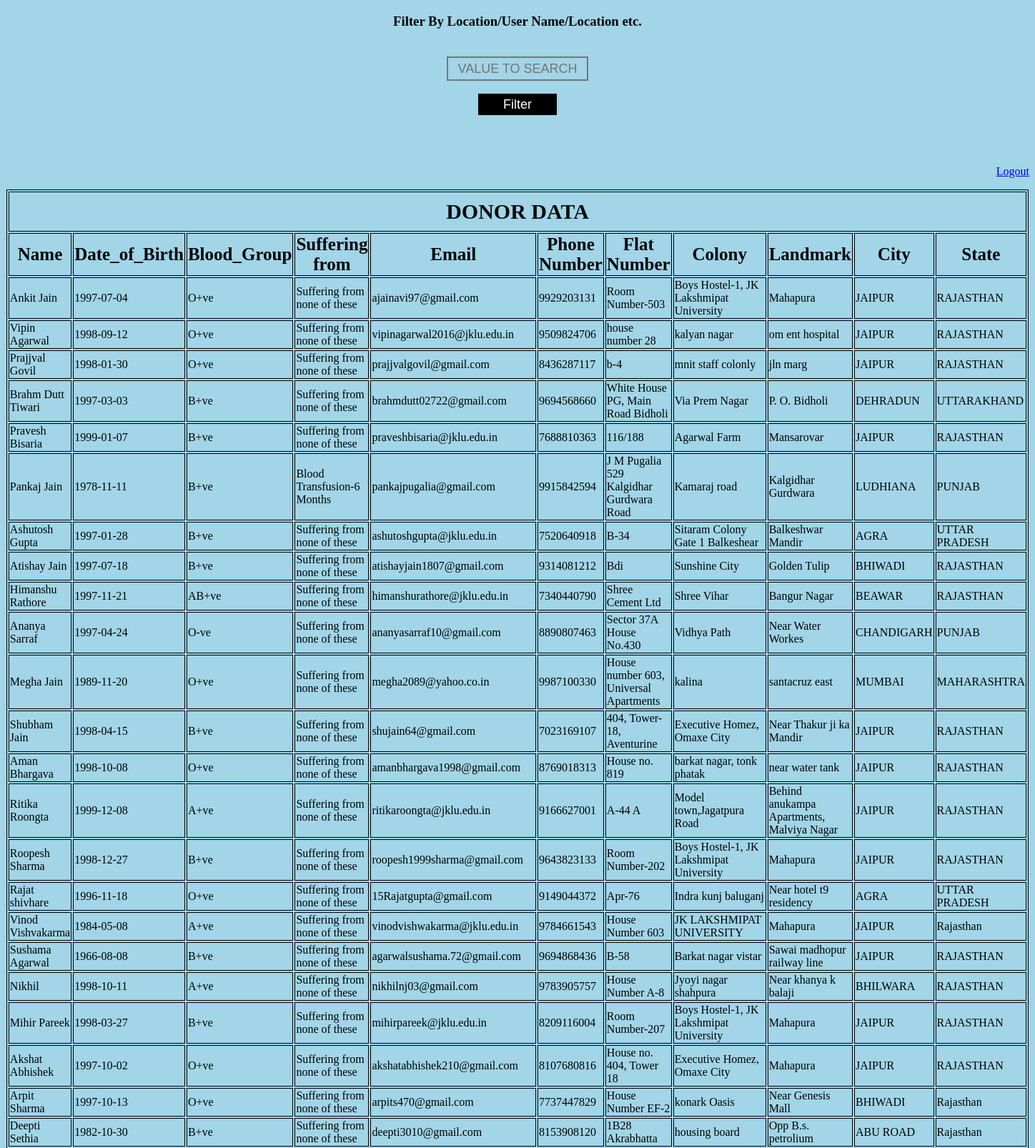
/donor_data.php (upper part), run on the app's committed database.
### tables this page shows
CREATE TABLE IF NOT EXISTS `donor` (
  `name` text NOT NULL,
  `date_of _birth` date NOT NULL,
  `blood_group` varchar(100) NOT NULL,
  `suffering_from` text NOT NULL,
  `email` varchar(100) NOT NULL,
  `number1` text NOT NULL,
  `flat` text NOT NULL,
  `colony` varchar(100) NOT NULL,
  `landmark` varchar(100) NOT NULL,
  `city` text NOT NULL,
  `state` text NOT NULL
);

### donor_data.php (the view, shortened to what this page needs)
<?php
if(isset($_POST['filter']))
{
    $value = $_POST['value'];
    $query = "SELECT * FROM `donor` WHERE CONCAT(`name`, `date_of _birth`, `blood_group`, `suffering_from`, `email`, `number1`, `flat`, `colony`, `landmark`, `city`, `state`) LIKE '%".$value."%'";
    $search_result = filterTable($query);
}
 else {
    $query = "SELECT * FROM `donor`";
    $search_result = filterTable($query);
}
function filterTable($query)
{
    $connect = mysqli_connect("localhost", "root", "", "lifeshare");
    $filter_Result = mysqli_query($connect, $query);
    return $filter_Result;
}
?>
<!DOCTYPE html>
<html>
    <head>
    </head>
    <body class="c2">
        <form action="donor_data.php" method="post">
             <center> <h3> Filter By Location/User Name/Location etc.</h3></center>
          <center>  <input class="c4" type="text" name="value" placeholder="VALUE TO SEARCH"><br><br></center>
           <center><input class="c6" type="submit" name="filter" value="Filter"><br><br></center>
          <br><br>
          <p align="right"><a href="logout.php">Logout</a></p>
            <table class="c8">
                     <th colspan="11"  class="c3"> DONOR DATA </th>
                <tr>
                    <th class="c1">Name</th>
                    <th class="c1" >Date_of_Birth</th>
                    <th class="c1">Blood_Group</th>
                    <th class="c1">Suffering from</th>
                    <th class="c1">Email</th>
                    <th class="c1">Phone Number</th>
                    <th class="c1">Flat Number</th>
                    <th class="c1">Colony</th>
                    <th class="c1">Landmark</th>
                    <th class="c1">City</th>
                    <th class="c1">State</th>
                </tr>
                <?php while($row = mysqli_fetch_array($search_result)):?>
                <tr>
                    <td><?php echo $row['name'];?></td>
                    <td><?php echo $row['date_of _birth'];?></td>
                    <td><?php echo $row['blood_group'];?></td>
                    <td><?php echo $row['suffering_from'];?></td>
                    <td><?php echo $row['email'];?></td>
                    <td><?php echo $row['number1'];?></td>
                    <td><?php echo $row['flat'];?></td>
                    <td><?php echo $row['colony'];?></td>
                    <td><?php echo $row['landmark'];?></td>
                    <td><?php echo $row['city'];?></td>
                    <td><?php echo $row['state'];?></td>
                </tr>
                <?php endwhile;?>
            </table>
    </body>
</html>

### donor_data.php (style rules this page uses)
table,tr,th,td { border: 1px solid black; }
.c1 { color: black; font-weight: bold; font-size: 25px }
.c2 { background-color: #A1D5E7; background-size: cover; }
.c3 { font-size: 30px; color: #0C0B0B; padding: 10px; }
.c4 { height: 28px; width: 190px; background: transparent; border-style: double; color: #0C0B0B; font-size: 18px; text-align: center; margin-top:20px; }
.c6 { background: black; color: white; height: 30px; width: 110px; border: transparent; font-size: 18px; }
.c8 { width:50%; height:100%; margin: auto; }

### data on the page
donor: name "Ankit Jain", date_of _birth "1997-07-04", blood_group "O+ve", suffering_from "Suffering from none of these", email "ajainavi97@gmail.com", number1 "9929203131", flat "Room Number-503", colony "Boys Hostel-1, JK Lakshmipat University", landmark "Mahapura", city "JAIPUR", state "RAJASTHAN"
donor: name "Vipin Agarwal", date_of _birth "1998-09-12", blood_group "O+ve", suffering_from "Suffering from none of these", email "vipinagarwal2016@jklu.edu.in", number1 "9509824706", flat "house number 28", colony "kalyan nagar", landmark "om ent hospital", city "JAIPUR", state "RAJASTHAN"
donor: name "Prajjval Govil", date_of _birth "1998-01-30", blood_group "O+ve", suffering_from "Suffering from none of these", email "prajjvalgovil@gmail.com", number1 "8436287117", flat "b-4", colony "mnit staff colonly", landmark "jln marg", city "JAIPUR", state "RAJASTHAN"
donor: name "Brahm Dutt Tiwari", date_of _birth "1997-03-03", blood_group "B+ve", suffering_from "Suffering from none of these", email "brahmdutt02722@gmail.com", number1 "9694568660", flat "White House PG, Main Road Bidholi", colony "Via Prem Nagar", landmark "P. O. Bidholi", city "DEHRADUN", state "UTTARAKHAND"
donor: name "Pravesh Bisaria", date_of _birth "1999-01-07", blood_group "B+ve", suffering_from "Suffering from none of these", email "praveshbisaria@jklu.edu.in", number1 "7688810363", flat "116/188", colony "Agarwal Farm", landmark "Mansarovar", city "JAIPUR", state "RAJASTHAN"
donor: name "Pankaj Jain", date_of _birth "1978-11-11", blood_group "B+ve", suffering_from "Blood Transfusion-6 Months", email "pankajpugalia@gmail.com", number1 "9915842594", flat "J M Pugalia 529 Kalgidhar Gurdwara Road", colony "Kamaraj road", landmark "Kalgidhar Gurdwara", city "LUDHIANA", state "PUNJAB"
donor: name "Ashutosh Gupta", date_of _birth "1997-01-28", blood_group "B+ve", suffering_from "Suffering from none of these", email "ashutoshgupta@jklu.edu.in", number1 "7520640918", flat "B-34", colony "Sitaram Colony Gate 1 Balkeshear", landmark "Balkeshwar Mandir", city "AGRA", state "UTTAR PRADESH"
donor: name "Atishay Jain", date_of _birth "1997-07-18", blood_group "B+ve", suffering_from "Suffering from none of these", email "atishayjain1807@gmail.com", number1 "9314081212", flat "Bdi", colony "Sunshine City", landmark "Golden Tulip", city "BHIWADI", state "RAJASTHAN"
donor: name "Himanshu Rathore", date_of _birth "1997-11-21", blood_group "AB+ve", suffering_from "Suffering from none of these", email "himanshurathore@jklu.edu.in", number1 "7340440790", flat "Shree Cement Ltd", colony "Shree Vihar", landmark "Bangur Nagar", city "BEAWAR", state "RAJASTHAN"
donor: name "Ananya Sarraf", date_of _birth "1997-04-24", blood_group "O-ve", suffering_from "Suffering from none of these", email "ananyasarraf10@gmail.com", number1 "8890807463", flat "Sector 37A House No.430", colony "Vidhya Path", landmark "Near Water Workes", city "CHANDIGARH", state "PUNJAB"
donor: name "Megha Jain", date_of _birth "1989-11-20", blood_group "O+ve", suffering_from "Suffering from none of these", email "megha2089@yahoo.co.in", number1 "9987100330", flat "House number 603, Universal Apartments", colony "kalina", landmark "santacruz east", city "MUMBAI", state "MAHARASHTRA"
donor: name "Shubham Jain", date_of _birth "1998-04-15", blood_group "B+ve", suffering_from "Suffering from none of these", email "shujain64@gmail.com", number1 "7023169107", flat "404, Tower-18, Aventurine", colony "Executive Homez, Omaxe City", landmark "Near Thakur ji ka Mandir", city "JAIPUR", state "RAJASTHAN"
donor: name "Aman Bhargava", date_of _birth "1998-10-08", blood_group "O+ve", suffering_from "Suffering from none of these", email "amanbhargava1998@gmail.com", number1 "8769018313", flat "House no. 819", colony "barkat nagar, tonk phatak", landmark "near water tank", city "JAIPUR", state "RAJASTHAN"
donor: name "Ritika Roongta", date_of _birth "1999-12-08", blood_group "A+ve", suffering_from "Suffering from none of these", email "ritikaroongta@jklu.edu.in", number1 "9166627001", flat "A-44 A", colony "Model town,Jagatpura Road", landmark "Behind anukampa Apartments, Malviya Nagar", city "JAIPUR", state "RAJASTHAN"
donor: name "Roopesh Sharma", date_of _birth "1998-12-27", blood_group "B+ve", suffering_from "Suffering from none of these", email "roopesh1999sharma@gmail.com", number1 "9643823133", flat "Room Number-202", colony "Boys Hostel-1, JK Lakshmipat University", landmark "Mahapura", city "JAIPUR", state "RAJASTHAN"
donor: name "Rajat shivhare", date_of _birth "1996-11-18", blood_group "O+ve", suffering_from "Suffering from none of these", email "15Rajatgupta@gmail.com", number1 "9149044372", flat "Apr-76", colony "Indra kunj baluganj", landmark "Near hotel t9 residency", city "AGRA", state "UTTAR PRADESH"
donor: name "Vinod Vishvakarma", date_of _birth "1984-05-08", blood_group "A+ve", suffering_from "Suffering from none of these", email "vinodvishwakarma@jklu.edu.in", number1 "9784661543", flat "House Number 603", colony "JK LAKSHMIPAT UNIVERSITY", landmark "Mahapura", city "JAIPUR", state "Rajasthan"
donor: name "Sushama Agarwal", date_of _birth "1966-08-08", blood_group "B+ve", suffering_from "Suffering from none of these", email "agarwalsushama.72@gmail.com", number1 "9694868436", flat "B-58", colony "Barkat nagar vistar", landmark "Sawai madhopur railway line", city "JAIPUR", state "RAJASTHAN"
donor: name "Nikhil", date_of _birth "1998-10-11", blood_group "A+ve", suffering_from "Suffering from none of these", email "nikhilnj03@gmail.com", number1 "9783905757", flat "House Number A-8", colony "Jyoyi nagar shahpura", landmark "Near khanya k balaji", city "BHILWARA", state "RAJASTHAN"
donor: name "Mihir Pareek", date_of _birth "1998-03-27", blood_group "B+ve", suffering_from "Suffering from none of these", email "mihirpareek@jklu.edu.in", number1 "8209116004", flat "Room Number-207", colony "Boys Hostel-1, JK Lakshmipat University", landmark "Mahapura", city "JAIPUR", state "RAJASTHAN"
donor: name "Akshat Abhishek", date_of _birth "1997-10-02", blood_group "O+ve", suffering_from "Suffering from none of these", email "akshatabhishek210@gmail.com", number1 "8107680816", flat "House no. 404, Tower 18", colony "Executive Homez, Omaxe City", landmark "Mahapura", city "JAIPUR", state "RAJASTHAN"
donor: name "Arpit Sharma", date_of _birth "1997-10-13", blood_group "O+ve", suffering_from "Suffering from none of these", email "arpits470@gmail.com", number1 "7737447829", flat "House Number EF-2", colony "konark Oasis", landmark "Near Genesis Mall", city "BHIWADI", state "Rajasthan"
donor: name "Deepti Sethia", date_of _birth "1982-10-30", blood_group "B+ve", suffering_from "Suffering from none of these", email "deepti3010@gmail.com", number1 "8153908120", flat "1B28 Akrabhatta", colony "housing board", landmark "Opp B.s. petrolium", city "ABU ROAD", state "Rajasthan"
